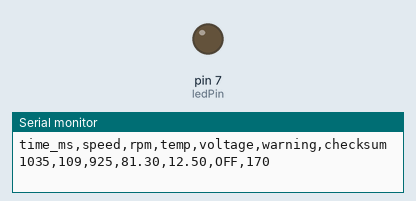
This sketch was run on a simulated Arduino Uno, built with avr-gcc and run on an emulated ATmega328P. Shown: output pins drawn as LEDs (lit = HIGH), the last lines printed to the serial monitor. Storage starts empty; random numbers use the default seed unless the sketch sets one.

Above: at 1.1 s.
At 33.3 s:
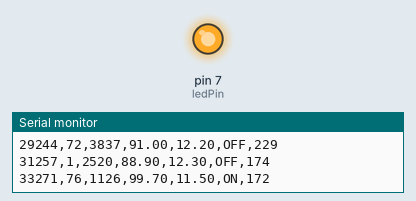
Timing chart, 0 to 36.8 s (numbered marks = the images above):
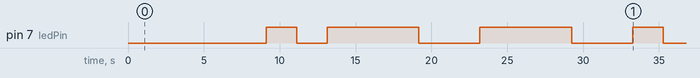

Measured:
- by itself, pin 7 (ledPin): LOW → HIGH at 9.1 s, → LOW 2.0 s later, → HIGH 2.0 s later, → LOW 6.0 s later, … (8 changes in this stretch)

The sketch:

V6_Warning_LED.ino
```cpp
// V6: vehicle logger with warning LED

#include <SPI.h>
#include <SD.h>

const int sdPin = 10;
const int ledPin = 7;
const char fileName[] = "vehicle.csv";

int speed = 0;
int rpm = 0;
float temp = 0;
float voltage = 0;

byte getChecksum(String line) {
  byte sum = 0;

  for (int i = 0; i < line.length(); i++) {
    sum += line[i];
  }

  return sum;
}

void setup() {
  Serial.begin(9600);
  delay(1000);

  pinMode(ledPin, OUTPUT);

  if (!SD.begin(sdPin)) {
    Serial.println("SD card failed");
    while (true) {
    }
  }

  if (!SD.exists(fileName)) {
    File file = SD.open(fileName, FILE_WRITE);

    if (file) {
      file.println("time_ms,speed,rpm,temp,voltage,warning,checksum");
      file.close();
    }
  }

  Serial.println("time_ms,speed,rpm,temp,voltage,warning,checksum");
}

void loop() {
  speed = random(0, 121);
  rpm = random(800, 4501);
  temp = random(700, 1060) / 10.0;
  voltage = random(115, 131) / 10.0;

  bool warning = false;

  if (temp >= 100.0 || voltage < 12.0) {
    warning = true;
  }

  if (warning) {
    digitalWrite(ledPin, HIGH);
  } else {
    digitalWrite(ledPin, LOW);
  }

  String warningText = "";

  if (warning) {
    warningText = "ON";
  } else {
    warningText = "OFF";
  }

  String line = "";
  line += String(millis());
  line += ",";
  line += String(speed);
  line += ",";
  line += String(rpm);
  line += ",";
  line += String(temp);
  line += ",";
  line += String(voltage);
  line += ",";
  line += warningText;

  byte checksum = getChecksum(line);

  String finalLine = line + "," + String(checksum);

  Serial.println(finalLine);

  File file = SD.open(fileName, FILE_WRITE);

  if (file) {
    file.println(finalLine);
    file.close();
  } else {
    Serial.println("could not open file");
  }

  delay(2000);
}
```
